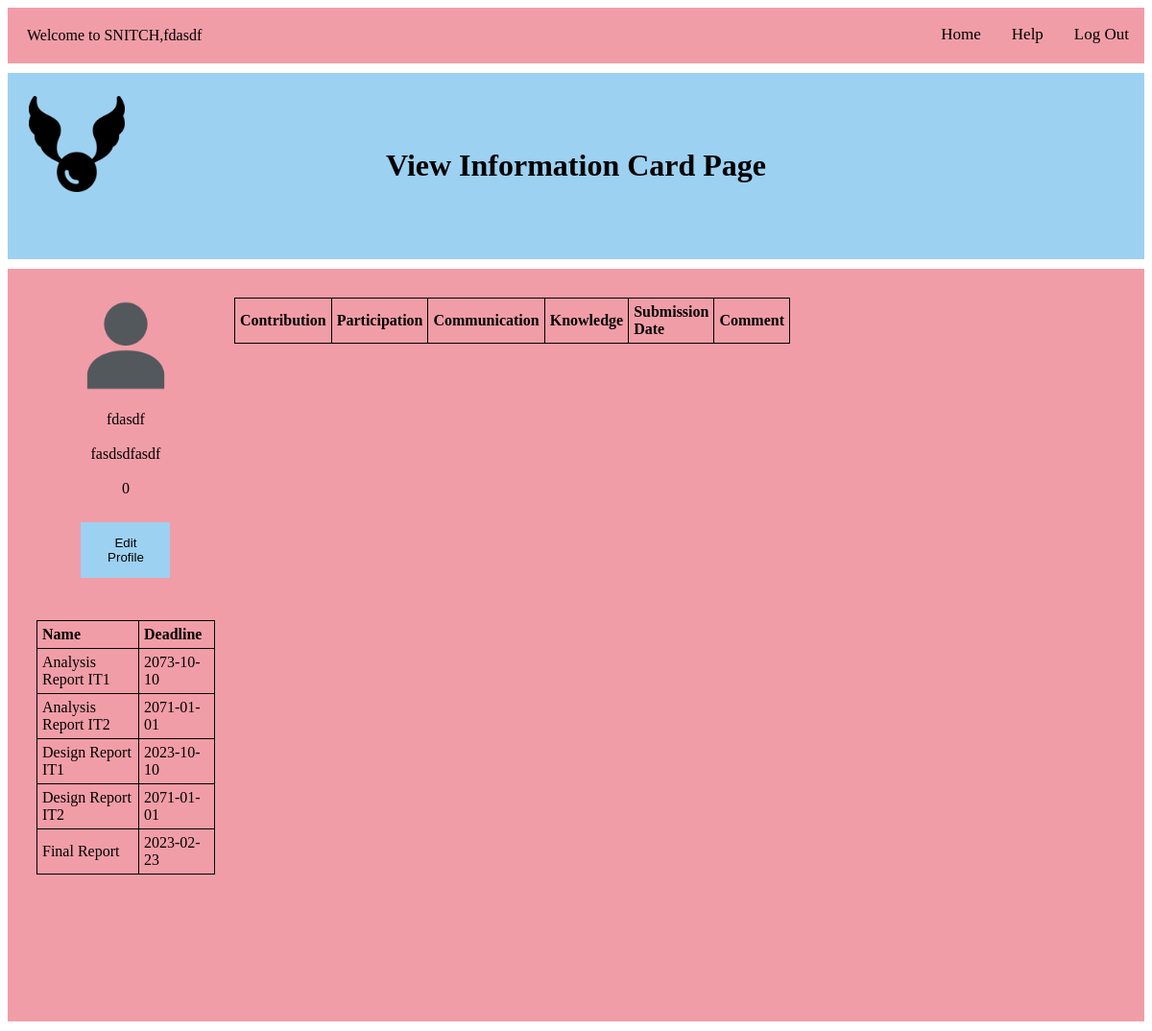
The page /ViewInformationCardPage.php (signed in) on the database its author committed.
### tables this page shows
CREATE TABLE `student` (
  `email` varchar(256) NOT NULL,
  `password` varchar(256) NOT NULL,
  `studentID` int(8) NOT NULL,
  `name` varchar(64) NOT NULL,
  `group_number` varchar(64) NOT NULL,
  `section` int(4) NOT NULL,
  `profilePicture` blob DEFAULT NULL,
  `id` int(11) NOT NULL
);

CREATE TABLE `deadline` (
  `artifact_name` varchar(128) NOT NULL,
  `date` date NOT NULL,
  `id` int(11) NOT NULL
);

### htdocs/additionals/autoloader.php (called while the page is built, shortened)
<?php
function autoLoader($className)
{
  $path = "additionals/";
  $extension = ".class.php";
  $fullPath = $path . $className . $extension;
}

### htdocs/additionals/db.class.php (called while the page is built)
<?php
class db {
    private $host = 'localhost';
    private $user = 'maruf';
    private $password = '123456';
    private $dbName = 'peerreview';
    protected function connect()
    {
      $dsn = 'mysql:host=' . $this->host . ';dbname=' . $this->dbName;
      $pdo = new PDO($dsn, $this->user,$this->password);
      $pdo->setAttribute( PDO::ATTR_DEFAULT_FETCH_MODE, PDO::FETCH_ASSOC);
      return $pdo;
    }
}

### htdocs/additionals/Student.class.php (called while the page is built, shortened)
<?php
class Student extends db
{
     protected function getStudentByStudentID($studentID)
     {
       $sql = "SELECT * FROM student WHERE studentID = ?";
       $stmt = $this->connect()->prepare($sql);
       $stmt->execute([$studentID]);
       $results = $stmt->fetch();
       return $results;
     }
}
 ?>

### htdocs/additionals/StudentController.class.php (called while the page is built, shortened)
<?php
class StudentController extends Student
{
public function getStuByStudentID($studentID)
{
  return $this->getStudentByStudentID($studentID);
}
}

### htdocs/additionals/Deadline.class.php (called while the page is built, shortened)
<?php
class Deadline extends Db
{
    public function getDeadlines()
    {
      $sql = "SELECT * FROM deadline ORDER BY artifact_name";
      $stmt = $this->connect()->prepare($sql);
      $stmt->execute([]);
      $results = $stmt->fetchAll();
      return $results;
    }
}

### htdocs/ViewInformationCardPage.php (the view, shortened to what this page needs)
<?php
include 'additionals/autoloader.php';
$myStudentController = new StudentController();
$myDeadlineView = new DeadlineView();
$student = $myStudentController->getStuByStudentID($_SESSION['user']);
?>
<!DOCTYPE html>
<html>
<head>
</head>
<body>
<div class="topBar">
  <div class="greeting">
      <?php echo "Welcome to SNITCH," . $student['name']?>
  </div>
		<a href="LogOut.php">Log Out</a>
		<a href="HelpPage.php">Help</a>
		<a href="StudentMenuPage.php">Home</a>
</div>
<div class="containerTitle">
	<div class="avatar">
		<img src="snitch.png" alt="Avatar" style="top:03%; left:50%; width:100px;">
	</div>
	<div class="pageTitle">
		<h1><br>View Information Card Page<br><br></h1>
	</div>
</div>
<div class="containerBody">
	<div class="row">
		<div class="column left" style="background-color:#f19da7;">
			<div class="profilePic">
				<img src="profilePic.png" alt="Profile Pic" style="top:03%; left:50%; width:100px;">
			</div>
			<div class="bodyText">
				<label for="studentName"><br><?php echo $student['name'];?></br></label>
			</div>
			<div class="bodyText">
				<label for="email"><br><?php echo $student['email'];?></br></label>
			</div>
			<div class="bodyText">
				<label for="studentID"><br><?php echo $student['studentID'];?></br></label>
			</div>
			<br>
			<a href="EditProfilePage.php"><button>Edit Profile</button></a>
      <br>
      <br>
      <br>
          <?php $myDeadlineView->showAllDeadlines(); ?>
		</div>
    	<div class="column middle" style="background-color:#f19da7;">
    			<table style="width:80%">
    			</table>
    		</div>
	</div>
</div>
</body>
</html>

### htdocs/additionals/DeadlineView.class.php
<?php
class DeadlineView extends Deadline{
public function showAllDeadlines()
{
  $results = $this->getDeadlines();
  echo "<table border =1 style='border-collapse: collapse'>
  <tr>
  <th>Name</th>
  <th>Deadline</th>
  </tr>";
  foreach ($results as $deadline)
  {
    echo "<tr>";
    echo "<td>" . $deadline['artifact_name'] . "</td>";
    echo "<td>" . $deadline['date'] . "</td>";
    echo "</tr>";
  }
echo "</table>";
}
}

### htdocs/ViewInformationCardPage.php (style rules this page uses)
.topBar { background-color: #f19da7; overflow: hidden; }
.topBar a { position: sticky; float: right; color: #000000; text-align: center; padding: 18px 16px; text-decoration: none; font-size: 17px; }
.containerTitle { width: %90; overflow: hidden; background: #9DD1F1; margin: 10px auto; padding: 20px; }
.pageTitle { color: #000000; text-align: center; font-family: Lucida Console; }
.avatar { position: absolute; top: 100px; left: 30px; }
.containerBody { height: 100%; width: %90; overflow: hidden; text-align: center; background: #f19da7; margin: 10px auto; padding: 20px; }
.greeting { position: sticky; float: left; color: #000000; text-align: center; padding:20px; }
button { background-color: #9DD1F1; color: black; padding: 14px 20px; margin: 8px 0; border: none; cursor: pointer; width: 50%; }
* { box-sizing: border-box; }
.column { float: left; padding: 10px; height: 300px; }
.left, .middle { width: 18%; }
.row:after { content: ""; display: table; clear: both; }
table, th, td { border: 1px solid black; border-collapse: collapse; }
th, td { padding: 5px; text-align: left; }

### rows shown on the page
student: name "fdasdf", email "fasdsdfasdf", studentID "0"
deadline: artifact_name "Analysis Report IT1", date "2073-10-10"
deadline: artifact_name "Analysis Report IT2", date "2071-01-01"
deadline: artifact_name "Design Report IT1", date "2023-10-10"
deadline: artifact_name "Design Report IT2", date "2071-01-01"
deadline: artifact_name "Final Report", date "2023-02-23"
